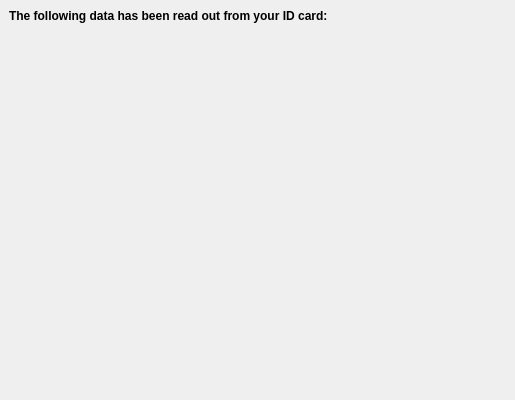
<?xml version="1.0" encoding="UTF-8"?>
<ui version="4.0">
 <class>SelfInfoWidget</class>
 <widget class="QWidget" name="SelfInfoWidget">
  <property name="geometry">
   <rect>
    <x>0</x>
    <y>0</y>
    <width>515</width>
    <height>400</height>
   </rect>
  </property>
  <layout class="QVBoxLayout" name="verticalLayout">
   <property name="spacing">
    <number>0</number>
   </property>
   <property name="leftMargin">
    <number>0</number>
   </property>
   <property name="topMargin">
    <number>0</number>
   </property>
   <property name="rightMargin">
    <number>0</number>
   </property>
   <property name="bottomMargin">
    <number>0</number>
   </property>
   <item>
    <layout class="QHBoxLayout" name="horizontalLayout_2">
     <property name="spacing">
      <number>0</number>
     </property>
     <property name="leftMargin">
      <number>0</number>
     </property>
     <property name="topMargin">
      <number>0</number>
     </property>
     <property name="rightMargin">
      <number>0</number>
     </property>
     <property name="bottomMargin">
      <number>0</number>
     </property>
     <item>
      <spacer name="horizontalSpacer_3">
       <property name="orientation">
        <enum>Qt::Horizontal</enum>
       </property>
       <property name="sizeType">
        <enum>QSizePolicy::Maximum</enum>
       </property>
       <property name="sizeHint" stdset="0">
        <size>
         <width>0</width>
         <height>20</height>
        </size>
       </property>
      </spacer>
     </item>
     <item>
      <widget class="QFrame" name="wrapper">
       <layout class="QVBoxLayout" name="verticalLayout_2">
        <property name="leftMargin">
         <number>9</number>
        </property>
        <property name="topMargin">
         <number>9</number>
        </property>
        <property name="rightMargin">
         <number>9</number>
        </property>
        <property name="bottomMargin">
         <number>9</number>
        </property>
        <item>
         <widget class="governikus::DescriptionLabel" name="label">
          <property name="font">
           <font>
            <weight>75</weight>
            <bold>true</bold>
           </font>
          </property>
          <property name="focusPolicy">
           <enum>Qt::TabFocus</enum>
          </property>
          <property name="text">
           <string>The following data has been read out from your ID card:</string>
          </property>
          <property name="wordWrap">
           <bool>true</bool>
          </property>
         </widget>
        </item>
        <item>
         <layout class="QFormLayout" name="dataLayout">
          <property name="fieldGrowthPolicy">
           <enum>QFormLayout::AllNonFixedFieldsGrow</enum>
          </property>
          <property name="topMargin">
           <number>3</number>
          </property>
         </layout>
        </item>
        <item>
         <layout class="QVBoxLayout" name="dataLayoutMobile">
          <property name="spacing">
           <number>6</number>
          </property>
          <property name="topMargin">
           <number>3</number>
          </property>
          <property name="bottomMargin">
           <number>0</number>
          </property>
         </layout>
        </item>
        <item>
         <spacer name="verticalSpacer">
          <property name="orientation">
           <enum>Qt::Vertical</enum>
          </property>
          <property name="sizeHint" stdset="0">
           <size>
            <width>20</width>
            <height>40</height>
           </size>
          </property>
         </spacer>
        </item>
        <item>
         <layout class="QHBoxLayout" name="saveLayout"/>
        </item>
        <item>
         <spacer name="verticalSpacer_2">
          <property name="orientation">
           <enum>Qt::Vertical</enum>
          </property>
          <property name="sizeHint" stdset="0">
           <size>
            <width>20</width>
            <height>40</height>
           </size>
          </property>
         </spacer>
        </item>
       </layout>
      </widget>
     </item>
     <item>
      <spacer name="horizontalSpacer_2">
       <property name="orientation">
        <enum>Qt::Horizontal</enum>
       </property>
       <property name="sizeType">
        <enum>QSizePolicy::Maximum</enum>
       </property>
       <property name="sizeHint" stdset="0">
        <size>
         <width>0</width>
         <height>20</height>
        </size>
       </property>
      </spacer>
     </item>
    </layout>
   </item>
  </layout>
 </widget>
 <customwidgets>
  <customwidget>
   <class>governikus::DescriptionLabel</class>
   <extends>QLabel</extends>
   <header>generic/DescriptionLabel.h</header>
  </customwidget>
 </customwidgets>
 <resources/>
 <connections/>
</ui>
